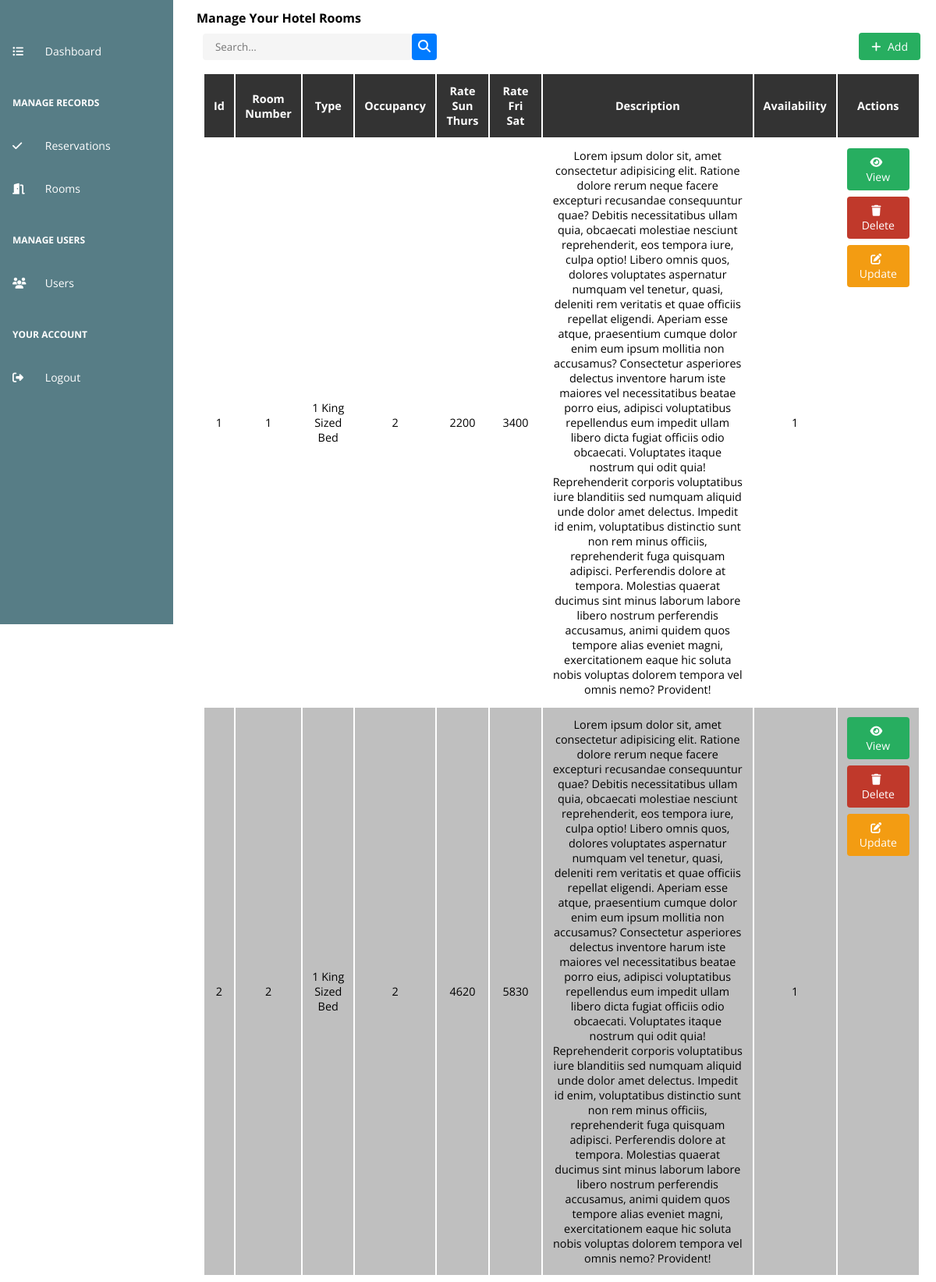
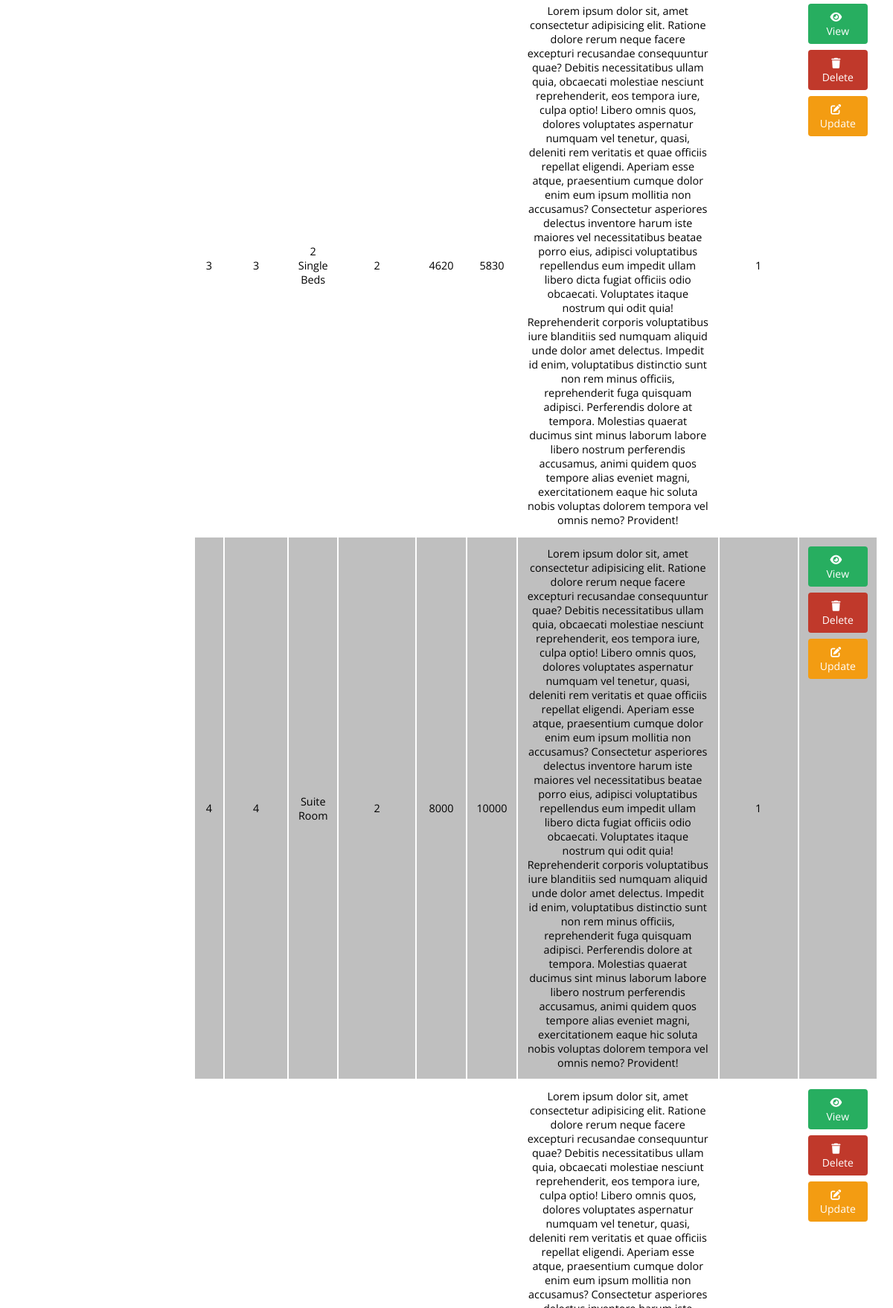
The page /admin/rooms.php (upper part) on the database its author committed (2 pictures, top to bottom).
### tables this page shows
CREATE TABLE `rooms` (
  `id` int(11) NOT NULL,
  `room_number` int(11) NOT NULL,
  `type` enum('2 Single Beds','1 King Sized Bed','1 Queen Sized Bed','Suite Room') NOT NULL,
  `occupancy` int(11) NOT NULL,
  `rate_sun_thurs` int(11) NOT NULL,
  `rate_fri_sat` int(11) NOT NULL,
  `description` longtext NOT NULL,
  `availability` tinyint(1) NOT NULL
);

### admin/components/Table.php (the view, shortened to what this page needs)
<?php
class Table
{
    private $tbl, $header, $content, $id, $styles, $attributes, $columns, $form,
    $tblTitle, $hasActions;
    public function __construct($tbl)
    {
        $this->tbl = $tbl;
    }
    public function build_header()
    {
        $header = "";
        $keys = array_keys($this->tbl[0]);
        foreach ($keys as $th) {
            $newTh = str_replace("_", " ", $th);
            $header .= "<th>$newTh</th>";
        }
        $header .= isset($this->hasActions) && $this->hasActions ? "<th>Actions</th>" : "";
    }
    public function build_rows()
    {
        $rows = "";
        foreach ($this->tbl as $key => $row) {
            $rows .= "<tr>";
            $targetId = 0;
            foreach ($row as $subKey => $subRow) {
                $rows .= "<td>$subRow</td>";
                if($subKey == "id") $targetId = $subRow;
            }
            $rows .= isset($this->hasActions) && $this->hasActions ? <<<ACT
            <td class="action-column">
                <button class="action-button view-button" method="view" target-modal="view_reservation_modal" target-id="{$targetId}"
                    target-form="{$this->getForm()}ViewForm" data-function="fetch_user_rooms">
                    <i class="fas fa-eye"></i> View
                </button>
                <button class="action-button delete-button" method="delete" target-id="{$targetId}"
                onclick="delete_row({$targetId},'{$this->tblTitle}')">
                    <i class="fas fa-trash"></i> Delete
                </button>
                <button class="action-button update-button" method="update" target-modal="update_reservation_modal" target-id="{$targetId}"
                    target-form="{$this->getForm()}UpdateForm" data-function="fetch_user_rooms">
                    <i class="fas fa-edit"></i> Update
                </button>
            </td>
            ACT : "";
            $rows .= "</tr>";
        }
    }
    function build_table()
    {
        $this->build_header();
        $this->build_rows();
        return <<<TBL
            <table class="tbl">
                <thead>
                    {$this->getHeader()}
                </thead>
                <tbody>
                    {$this->getContent()}
                </tbody>
            </table>
            TBL;
    }
    public function getHeader()
    {
        return $this->header;
    }
    public function setHeader($header)
    {
        $this->header = $header;
        return $this;
    }
    public function getContent()
    {
        return $this->content;
    }
    public function setContent($content)
    {
        $this->content = $content;
        return $this;
    }
    public function getForm()
    {
        return $this->form;
    }
    public function setForm($form)
    {
        $this->form = $form;
        return $this;
    }
    public function setTblTitle($tblTitle)
    {
        $this->tblTitle = $tblTitle;
        return $this;
    }
    public function setHasActions($hasActions)
    {
        $this->hasActions = $hasActions;
        return $this;
    }
}

### admin/assets/css/styles.css (style rules this page uses)
:root { --primary-color: #2980b9; --secondary-color: #6c757d; --success-color: #27ae60; --danger-color: #c0392b; --warning-color: #f39c12; --info-color: #17a2b8; --light-color: #f8f9fa; --dark-color: #343a40; }
* { margin: 0; padding: 0; outline: none; box-sizing: border-box; font-family: 'Open Sans', sans-serif; }
body, html { height: 100%; }
body { display: grid; grid-template-columns: 1fr 4fr; }
.tbl { width: 100%; padding: 0.5rem; }
.tbl tr:nth-child(even), .tbl tr:hover { background-color: rgba(0, 0, 0, 0.25); }
.tbl th { background-color: #333; color: #fff; text-transform: capitalize; padding: 0.75rem; }
.tbl td, th { padding: 0.75rem; text-align: center; font-size: 0.9rem; }
.action-button, .row-action-buttons { display: inline-block; padding: 8px 16px; border-radius: 4px; font-size: 14px; color: #fff; background-color: #3498db; border: none; cursor: pointer; transition: background-color 0.3s ease; }
.view-button, .add-button { background-color: var(--success-color); }
.delete-button { background-color: var(--danger-color); }
.update-button { background-color: var(--warning-color); }
.action-button i { margin-right: 5px; }
.action-column { display: flex; flex-direction: column; gap: 0.5rem; }

### rows shown on the page
rooms: id "1", room_number "1", type "1 King Sized Bed", occupancy "2", rate_sun_thurs "2200", rate_fri_sat "3400", description "Lorem ipsum dolor sit, amet consectetur adipisicing elit. Ratione dolore rerum neque facere excepturi recusandae consequuntur quae? Debitis necessitatibus ullam quia, obcaecati molestiae nesciunt reprehenderit, eos tempora iure, culpa optio! Libero omnis quos, dolores voluptates aspernatur numquam vel tenetur, quasi, deleniti rem veritatis et quae officiis repellat eligendi. Aperiam esse atque, praesentium cumque dolor enim eum ipsum mollitia non accusamus? Consectetur asperiores delectus inventore harum iste maiores vel necessitatibus beatae porro eius, adipisci voluptatibus repellendus eum impedit ullam libero dicta fugiat officiis odio obcaecati. Voluptates itaque nostrum qui odit quia!…", availability "1"
rooms: id "2", room_number "2", type "1 King Sized Bed", occupancy "2", rate_sun_thurs "4620", rate_fri_sat "5830", description "Lorem ipsum dolor sit, amet consectetur adipisicing elit. Ratione dolore rerum neque facere excepturi recusandae consequuntur quae? Debitis necessitatibus ullam quia, obcaecati molestiae nesciunt reprehenderit, eos tempora iure, culpa optio! Libero omnis quos, dolores voluptates aspernatur numquam vel tenetur, quasi, deleniti rem veritatis et quae officiis repellat eligendi. Aperiam esse atque, praesentium cumque dolor enim eum ipsum mollitia non accusamus? Consectetur asperiores delectus inventore harum iste maiores vel necessitatibus beatae porro eius, adipisci voluptatibus repellendus eum impedit ullam libero dicta fugiat officiis odio obcaecati. Voluptates itaque nostrum qui odit quia!…", availability "1"
rooms: id "3", room_number "3", type "2 Single Beds", occupancy "2", rate_sun_thurs "4620", rate_fri_sat "5830", description "Lorem ipsum dolor sit, amet consectetur adipisicing elit. Ratione dolore rerum neque facere excepturi recusandae consequuntur quae? Debitis necessitatibus ullam quia, obcaecati molestiae nesciunt reprehenderit, eos tempora iure, culpa optio! Libero omnis quos, dolores voluptates aspernatur numquam vel tenetur, quasi, deleniti rem veritatis et quae officiis repellat eligendi. Aperiam esse atque, praesentium cumque dolor enim eum ipsum mollitia non accusamus? Consectetur asperiores delectus inventore harum iste maiores vel necessitatibus beatae porro eius, adipisci voluptatibus repellendus eum impedit ullam libero dicta fugiat officiis odio obcaecati. Voluptates itaque nostrum qui odit quia!…", availability "1"
rooms: id "4", room_number "4", type "Suite Room", occupancy "2", rate_sun_thurs "8000", rate_fri_sat "10000", description "Lorem ipsum dolor sit, amet consectetur adipisicing elit. Ratione dolore rerum neque facere excepturi recusandae consequuntur quae? Debitis necessitatibus ullam quia, obcaecati molestiae nesciunt reprehenderit, eos tempora iure, culpa optio! Libero omnis quos, dolores voluptates aspernatur numquam vel tenetur, quasi, deleniti rem veritatis et quae officiis repellat eligendi. Aperiam esse atque, praesentium cumque dolor enim eum ipsum mollitia non accusamus? Consectetur asperiores delectus inventore harum iste maiores vel necessitatibus beatae porro eius, adipisci voluptatibus repellendus eum impedit ullam libero dicta fugiat officiis odio obcaecati. Voluptates itaque nostrum qui odit quia!…", availability "1"

### other values the page prints
$newTh "Id"
$newTh "Room Number"
$newTh "Type"
$newTh "Occupancy"
$newTh "Rate Sun Thurs"
$newTh "Rate Fri Sat"
$newTh "Description"
$newTh "Availability"
